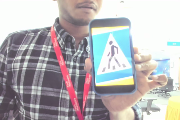
#> input picture step1/a.png, 180 x 120 px
$ python findingMask.py
#> lines starting #> are read from the running program, lines starting #| are printed output that depends on the picture; after the words box and inside, x2 and y2 are one past the last pixel; in counts of white or black regions, pixels touching at a corner belong together
# convenient way for choosing right color mask to detect needed object

# Reading Image ==> Converting to HSV ==> Getting Mask

import cv2

# for track bars defining empty function
def do_nothing(x):
    pass

cv2.namedWindow('Track Bars', cv2.WINDOW_NORMAL)

# For minimum range
cv2.createTrackbar('min_blue','Track Bars',0,255,do_nothing)
#> slider 'min_blue' is set to 51
cv2.createTrackbar('min_green','Track Bars',0,255, do_nothing)
#> slider 'min_green' is set to 51
cv2.createTrackbar('min_red','Track Bars',0,255, do_nothing)
#> slider 'min_red' is set to 51

# For maximum range
cv2.createTrackbar('max_blue','Track Bars',0,255,do_nothing)
#> slider 'max_blue' is set to 255
cv2.createTrackbar('max_green','Track Bars',0,255,do_nothing)
#> slider 'max_green' is set to 255
cv2.createTrackbar('max_red','Track Bars',0,255,do_nothing)
#> slider 'max_red' is set to 255

image_BGR = cv2.imread('a.png')
#> image_BGR is the input picture: shape (120, 180, 3); mean B, G, R 181.6, 179.6, 182.7

image_BGR = cv2.resize(image_BGR,(600,426))
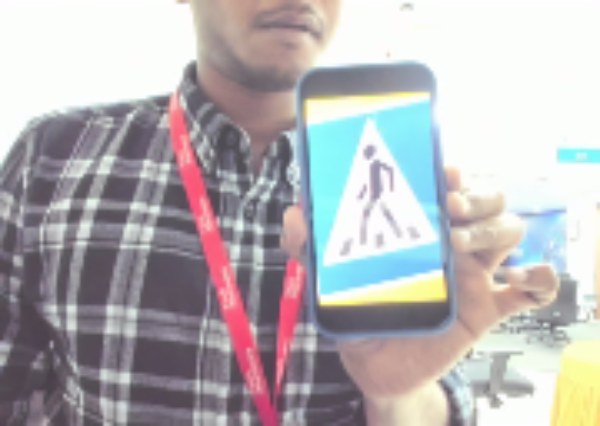
#> image_BGR: shape (426, 600, 3); mean B, G, R 181.5, 179.5, 182.6

cv2.namedWindow('Original Image', cv2.WINDOW_NORMAL)
cv2.imshow('Original Image', image_BGR)

# converting original Image into HSV ( Hue, Saturation, value) color space is a model
image_HSV = cv2.cvtColor(image_BGR, cv2.COLOR_BGR2HSV)
#> image_HSV: shape (426, 600, 3); mean H, S, V 94.3, 30.9, 192.6

cv2.namedWindow('HSV Image',cv2.WINDOW_NORMAL)
cv2.imshow('HSV Image', image_HSV)

# while True:
#     if cv2.waitKey(0):
#         break

while True:
    # min value storing the value in variables from the track bar
    min_blue = cv2.getTrackbarPos('min_blue','Track Bars')
    min_green = cv2.getTrackbarPos('min_green','Track Bars')
    min_red = cv2.getTrackbarPos('min_red','Track Bars')

    # max value
    max_blue = cv2.getTrackbarPos('max_blue','Track Bars')
    max_green = cv2.getTrackbarPos('max_green','Track Bars')
    max_red = cv2.getTrackbarPos('max_red','Track Bars')

    # Implementing mask with chosen color from track bars to HSV Image
    # Defining lower bounds and upper bounds from thresholdings
    mask = cv2.inRange(image_HSV, (min_blue,min_green,min_red),(max_blue,max_green,max_red))
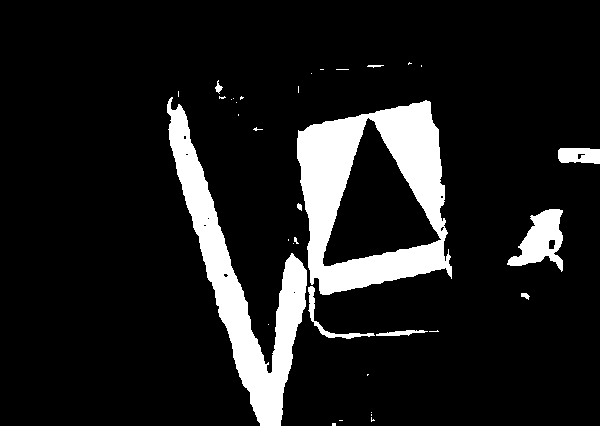
#> mask: shape (426, 600); 11.5% white; 35 white regions (25 under 20 px), largest, box (x1, y1, x2, y2) and area: (297, 100, 452, 295) 14775, (167, 97, 307, 426) 11305, (507, 209, 563, 272) 1843

    # showing binary image with implemented mask
    cv2.namedWindow('Binary Image with Mask',cv2.WINDOW_NORMAL)
    cv2.imshow('Binary Image with Mask',mask)

    if cv2.waitKey(1) & 0xff==ord('q'):
#> (key q is pressed here)
        break

cv2.destroyAllWindows()

print(f'min_blue, min_green, min_red = {min_blue} {min_green} {min_red}' )
print(f'max_blue, max_green, max_red = {max_blue} {max_green} {max_red}' )

$ run again, with step1/objects-to-detect.jpg saved as step1/a.png
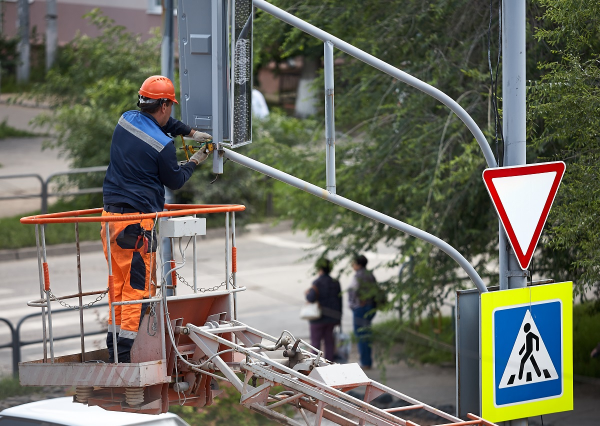
#> input picture step1/objects-to-detect.jpg, 1200 x 852 px (shown at 1/2 size)
#> image_BGR is the input picture: shape (852, 1200, 3); mean B, G, R 96.6, 108.9, 109
#> `image_BGR = cv2.resize(image_BGR,(600,426))`:
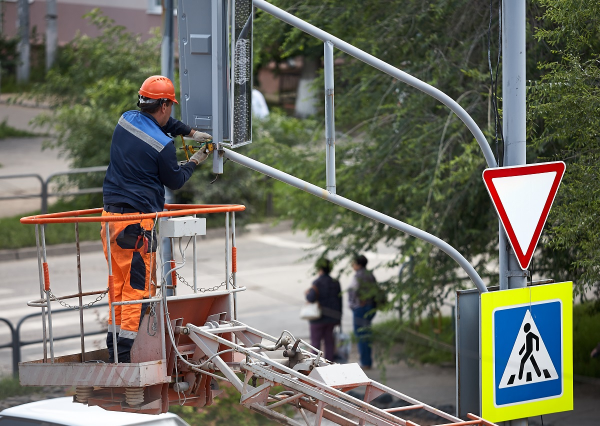
#> image_BGR: shape (426, 600, 3); mean B, G, R 96.7, 109, 109.2
#> image_HSV: shape (426, 600, 3); mean H, S, V 57.7, 69.7, 119.9
#> `mask = cv2.inRange(image_HSV, (min_blue,min_green,min_red),(max_blue,m..`:
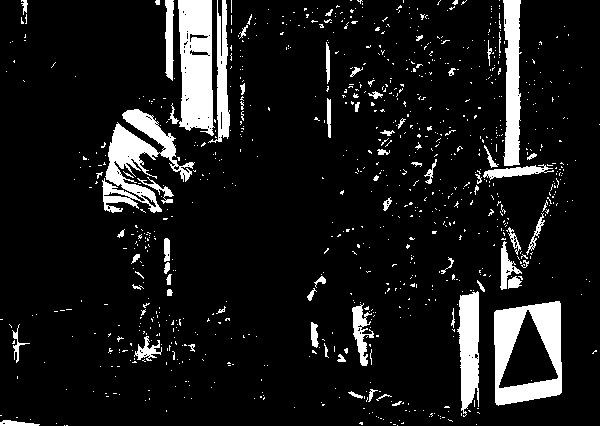
#> mask: shape (426, 600); 10.1% white; 898 white regions (829 under 20 px), largest, box (x1, y1, x2, y2) and area: (494, 301, 562, 406) 4030, (178, 0, 215, 136) 3988, (102, 109, 195, 213) 3720
